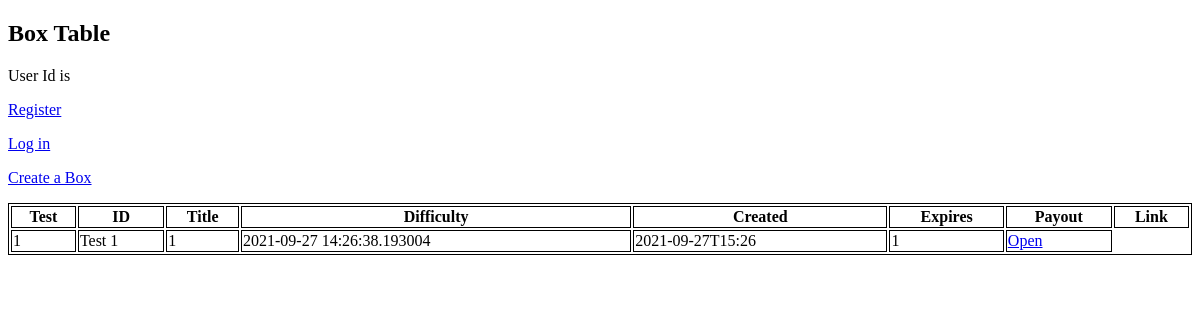
/table, run on an earlier commit of the app's database.
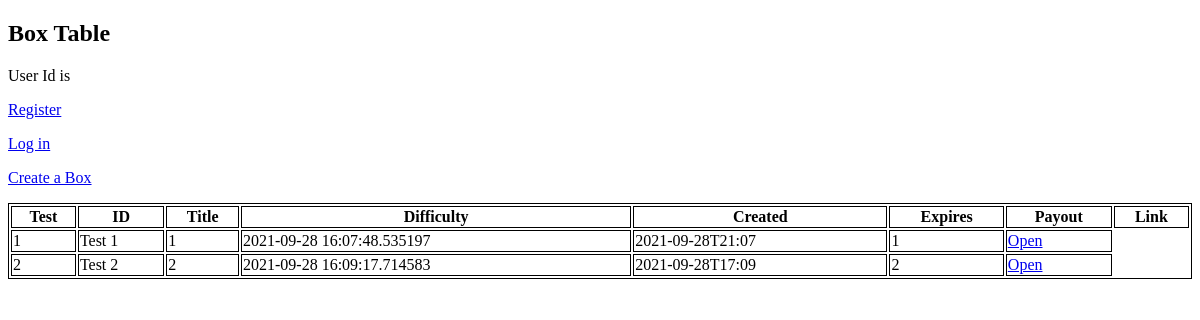
And on a later commit of the database.
### tables this page shows
CREATE TABLE contracts (
    id INTEGER PRIMARY KEY AUTOINCREMENT,
    title TEXT NOT NULL,
    descript TEXT,
    difficulty INTEGER NOT NULL,
    creation_date DATETIME NOT NULL,
    expiration_date DATETIME NOT NULL,
    payout INTEGER NOT NULL,
    test_filename TEXT NOT NULL
);

### flaskw/__init__.py (the view)
    @app.route('/table')
    def table():
        return render_template('basicTable.html',
                               contracts=db.get_contracts(),
                               session=session)

### flaskw/db.py (called while the page is built)
def get_db():
    if 'db' not in g:
        g.db = sqlite3.connect(
            current_app.config['DATABASE'],
            detect_types=sqlite3.PARSE_DECLTYPES
        )
        g.db.row_factory = sqlite3.Row
    return g.db

def get_contracts():
    db = get_db()
    contracts = db.execute('SELECT * FROM contracts').fetchall()
    ret = list()
    for contract in contracts:
        ret.append(list(contract))
    return ret

### flaskw/templates/basicTable.html (shortened to what this page needs)
<!DOCTYPE html>
<html>
<body>
<h2>Box Table</h2>
<p>User Id is {{ session['user_id'] }}</p>
<p>
  <a href="{{url_for('register')}}">Register</a>
</p>
<p>
  <a href="{{url_for('login')}}">Log in</a>
</p>
<p>
  <a href="{{url_for('create')}}">Create a Box</a>
</p>
<table style="width:100%">
  <tr>
    <th>Test</th>
    <th>ID</th>
    <th>Title</th>
    <th>Difficulty</th>
    <th>Created</th>
    <th>Expires</th>
    <th>Payout</th>
    <th>Link</th>
  </tr>
{% for contract in contracts %}
  <tr>
    <td>{{ contract[0] }}</td>
    <td>{{ contract[1] }}</td>
    <td>{{ contract[3] }}</td>
    <td>{{ contract[4] }}</td>
    <td>{{ contract[5] }}</td>
    <td>{{ contract[6] }}</td>
    <td><a href="{{url_for('viewContract', id=contract[0])}}">Open</a></td>
  </tr>
{% endfor %}
</table>
</body>
</html>

What changed in the data, as far as the page shows it:
changed contracts "Test 1": creation_date "2021-09-27 14:26:38.193004" → "2021-09-28 16:07:48.535197"; expiration_date "2021-09-27T15:26" → "2021-09-28T21:07"
added contracts: id "2", title "Test 2", difficulty "2", creation_date "2021-09-28 16:09:17.714583", expiration_date "2021-09-28T17:09", payout "2"
